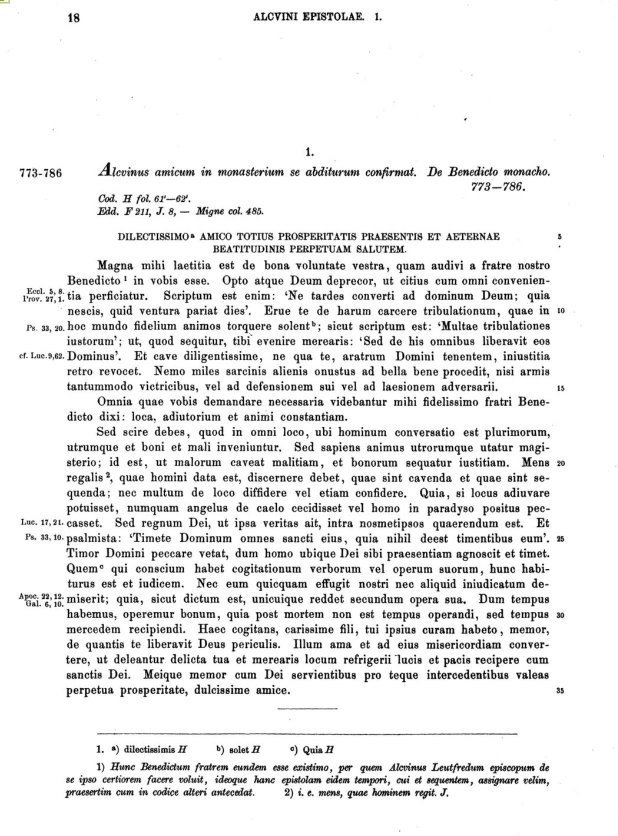
#> input picture data/sample_mgh.JPG, 1236 x 1672 px (shown at 1/2 size)
$ jupyter execute --allow-errors OCR-2.ipynb
#> lines starting #> are read from the running program, lines starting #| are printed output that depends on the picture; after the words box and inside, x2 and y2 are one past the last pixel; in counts of white or black regions, pixels touching at a corner belong together
[cell 1]
import pytesseract
import cv2
from matplotlib import pyplot as plt

[cell 2]
#https://stackoverflow.com/questions/28816046/
#displaying-different-images-with-actual-size-in-matplotlib-subplot
def display(im_path):
    dpi = 80
    im_data = plt.imread(im_path)

    height, width  = im_data.shape[:2]

    # What size does the figure need to be in inches to fit the image?
    figsize = width / float(dpi), height / float(dpi)

    # Create a figure of the right size with one axes that takes up the full figure
    fig = plt.figure(figsize=figsize)
    ax = fig.add_axes([0, 0, 1, 1])

    # Hide spines, ticks, etc.
    ax.axis('off')

    # Display the image.
    ax.imshow(im_data, cmap='gray')

    plt.show()

[cell 3]
image = cv2.imread("data/sample_mgh.JPG")
#> image is the input picture: shape (1672, 1236, 3); mean B, G, R 233.9, 233.9, 233.9

[cell 4]
base_image = image.copy()

[cell 5]
gray = cv2.cvtColor(image, cv2.COLOR_BGR2GRAY)

[cell 6]
blur = cv2.GaussianBlur(gray, (7,7),0)

[cell 7]
thresh = cv2.threshold(blur, 0, 225, cv2.THRESH_BINARY_INV + cv2.THRESH_OTSU)[1]
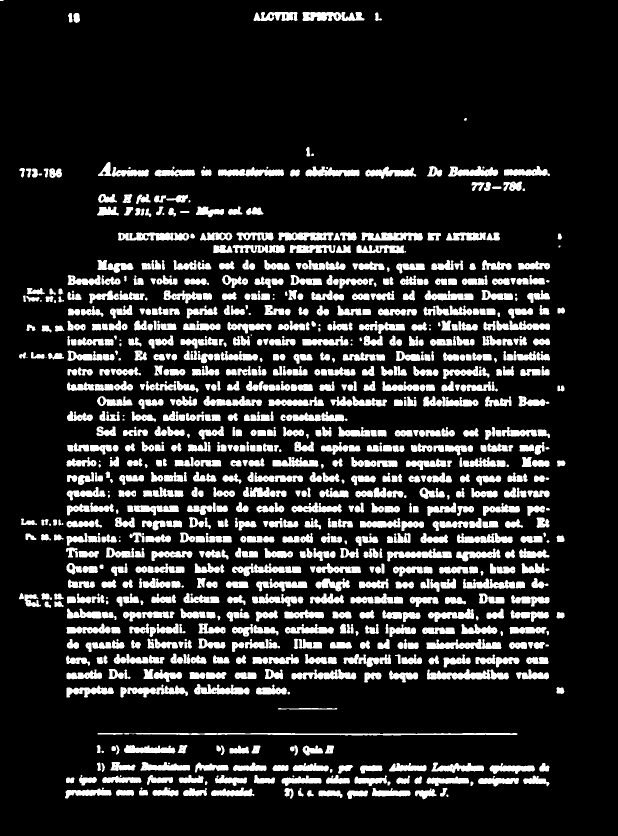
#> thresh: shape (1672, 1236) (shown at 1/2 size); values 0 (black) and 225 (white), 15.7% white; 895 white regions (67 under 20 px), largest, box (x1, y1, x2, y2) and area: (247, 1466, 1035, 1471) 2599, (854, 1338, 1018, 1359) 2147, (853, 1278, 1003, 1298) 1826

[cell 8]
kernel = cv2.getStructuringElement(cv2.MORPH_RECT, (3,50))

[cell 9]
dilate = cv2.dilate(thresh, kernel, iterations = 1)
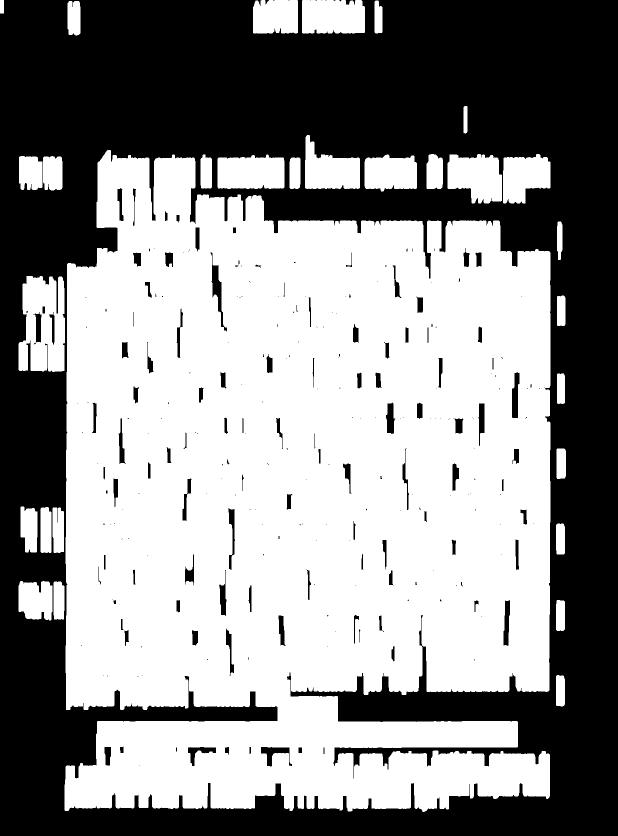
#> dilate: shape (1672, 1236) (shown at 1/2 size); values 0 (black) and 225 (white), 56% white; 264 black regions (159 under 20 px), largest, box (x1, y1, x2, y2) and area: (0, 0, 1236, 1672) 879748, (421, 505, 454, 663) 1368, (1024, 744, 1039, 836) 998

[cell 10]
cv2.imwrite("temp/sample_dilated.png", dilate)
#> Out = True

[cell 11]
display("temp/sample_dilated.png")
#> in display, `im_data = plt.imread(im_path)`: im_data: shape (1672, 1236) float32; values 0 (black) and 0.882 (white), 56% white; 264 black regions (159 under 20 px)

[cell 12]
cnts = cv2.findContours(dilate,cv2.RETR_EXTERNAL,cv2.CHAIN_APPROX_SIMPLE)
#> cnts = 30 contours; largest, box (x1, y1, x2, y2) and area: (129, 300, 1101, 1624) 1080826, (37, 552, 130, 744) 14542, (895, 308, 1004, 407) 8172, (435, 309, 569, 378) 8116, (604, 0, 730, 67) 7942
cnts = cnts[0] if len(cnts) == 2 else cnts[1]
cnts = sorted(cnts, key = lambda x: cv2.boundingRect(x)[1])

[cell 13]
for c in cnts:
    x, y, w, h = cv2.boundingRect(c)
    if h > 200 and w > 20:
        roi = base_image[y:y+h, x:x+w]
        cv2.rectangle(image,(x,y), (x+w,y+h), (36,255,12), 2)
#> this loop made 30 passes
#> (x, y, w, h) on passes 1, 2, 4, 5, 6, 7, 8, 9, 10, 11, 12, 13: (604, 0, 126, 67), (506, 0, 90, 67), (749, 1, 16, 66), (135, 2, 26, 69), (927, 212, 8, 55), (610, 270, 110, 108), (129, 300, 972, 1324), (1006, 308, 95, 99), (895, 308, 109, 99), (853, 308, 33, 70), (729, 309, 105, 74), (435, 309, 134, 69)
#> (c, x, y, w, h) on pass 3: ([[0, 0], [0, 26], [7, 26], [7, 0]], 0, 0, 8, 27)
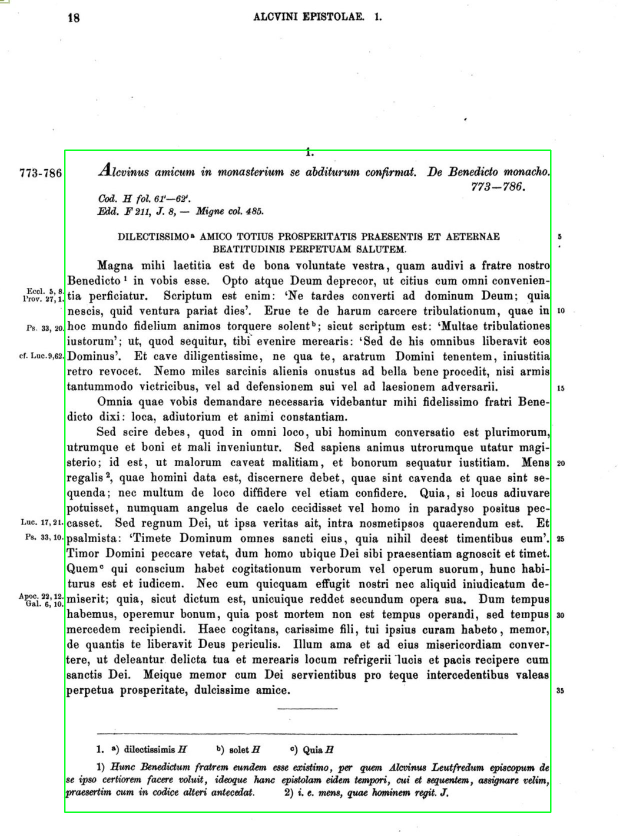
#> image: shape (1672, 1236, 3) (shown at 1/2 size); 0.67% of pixels changed, all inside (x1, y1, x2, y2) = (128, 299, 1103, 1626)

cv2.imwrite("temp/sample_boxes.png", image)
#> Out = True

[cell 14]
display("temp/sample_boxes.png")
